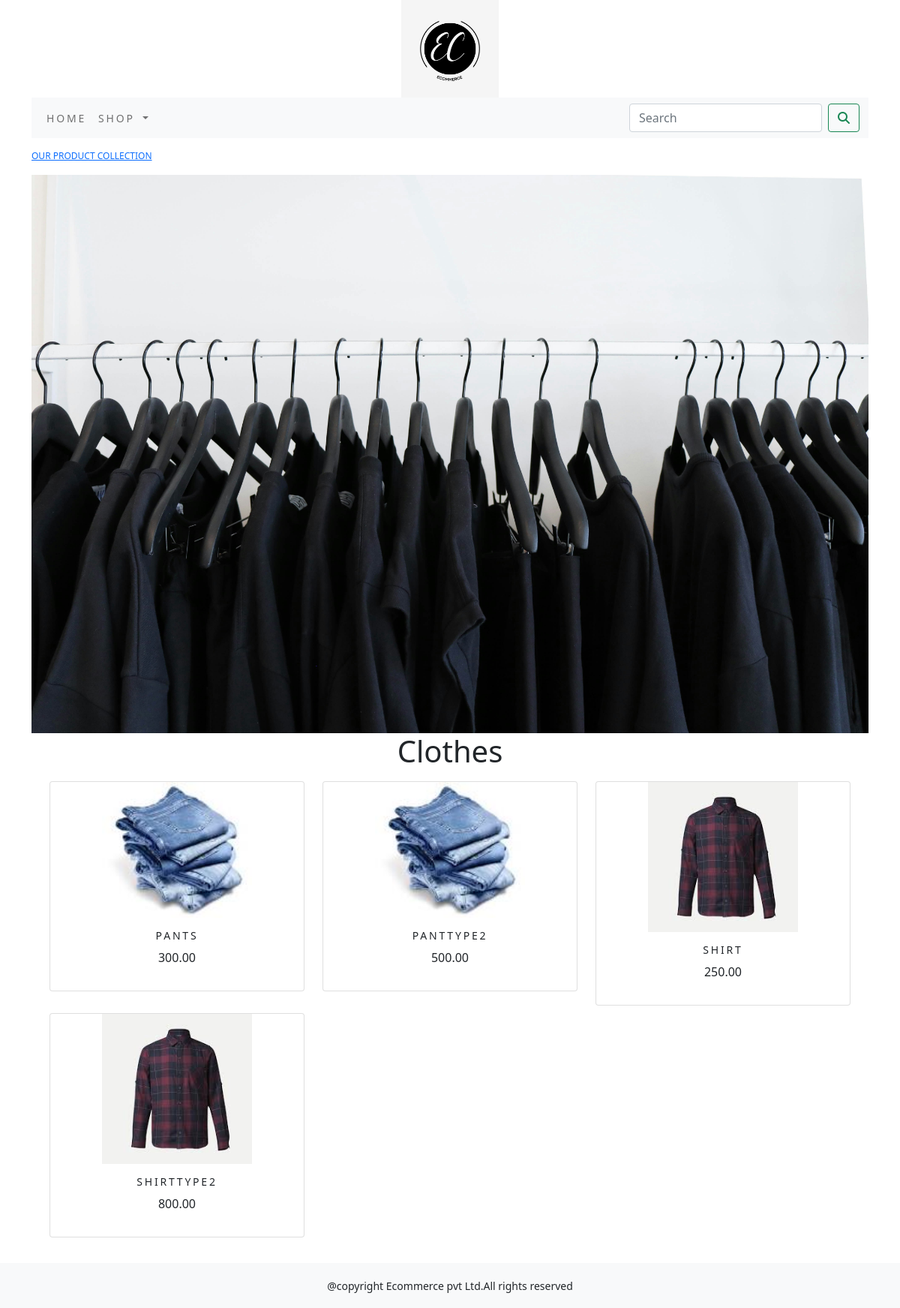
Page /ecommerceapp/cloth/ on the committed database.
### ecommerceapp/models.py (models this page shows, shortened)
class Category(models.Model):
    name = models.CharField(max_length=250, unique=True)
    slug = models.SlugField(max_length=250, unique=True)
    description = models.TextField(blank=True)
    image = models.ImageField(upload_to='category', blank=True)
    class Meta:
        ordering = ('name',)
        verbose_name = 'category'
        verbose_name_plural = 'categories'
    def get_url(self):
        return reverse('ecommerceapp:product_by_category', args=[self.slug])

class Product(models.Model):
    name = models.CharField(max_length=250, unique=True)
    slug = models.SlugField(max_length=250, unique=True)
    description = models.TextField(blank=True)
    price = models.DecimalField(max_digits=10, decimal_places=2)
    category = models.ForeignKey(Category, on_delete=models.CASCADE)
    image = models.ImageField(upload_to='product', blank=True)
    stock = models.IntegerField()
    available = models.BooleanField(default=True)
    created = models.DateTimeField(auto_now_add=True)
    updated = models.DateTimeField(auto_now=True)
    def get_url(self):
        return reverse('ecommerceapp:prodCatDetail',args=[self.category.slug,self.slug])
    class Meta:
        ordering = ('name',)
        verbose_name = 'product'
        verbose_name_plural = 'products'

### ecommerceapp/views.py (the view)
# urls.py: path('',views.allProductCat,name='allProductCat'),
def allProductCat(request,c_slug=None):
    c_page=None
    products_list=None
    if c_slug!=None:
        c_page=get_object_or_404(Category,slug=c_slug)
        products_list=Product.objects.all().filter(category=c_page,available=True)
    else:
        products_list=Product.objects.all().filter(available=True)
    paginator=Paginator(products_list,6)
    try:
        page=int(request.GET.get('page','1'))
    except:
        page=1
    try:
        products=paginator.page(page)
    except (EmptyPage,InvalidPage):
        products=paginator.page(paginator.num_pages)
    return render(request,'category.html',{'category':c_page,'products':products})

### cartapp/context_processors.py (called while the page is built)
def counter(request):
    item_count=0
    if 'admin' in request.path:
        return {}
    else:
        try:
            cart=Cart.objects.filter(cart_id=_cart_id(request))
            cart_items=CartItems.objects.all().filter(cart=cart[:1])
            for cart_item in cart_items:
                item_count+= cart_item.Quantity
        except Cart.DoesNotExist:
            item_count=0
    return dict(item_count=item_count)

### cartapp/views.py (called while the page is built)
def _cart_id(request):
    cart=request.session.session_key
    if not cart:
        cart=request.session.create()
    return cart

### ecommerceapp/context_processors.py (called while the page is built)
def menu_links(request):
    links=Category.objects.all()
    return dict(links=links)

### templates/category.html (shortened to what this page needs)
{% extends 'base.html' %}
{% load static %}
{% block content %}
{% if category %}
    <div>
        <div class="row my_row_class">
            <div class="mx-auto">
            <p><a href="{% url 'ecommerceapp:allProductCat' %}">OUR PRODUCT COLLECTION</a> </p>
                </div>
        </div>
    </div>
{% endif %}
<div class="mx-auto">
    {% if category %}
    <img class="my_img" src="{{category.image.url}}" alt="{{category.name}}">
</div>
<div>
    <h1 class="text-center my_title">{{category.name}}</h1>
</div>
{% endif %}
<div class="container">
    <div class="row mx-auto">
        {% for product in products.object_list %}
        <div class="my_bottom_margin col-9 col-md-12 col-md-4 col-lg-4">
            <div class="card text-center" style="min-width:18rem;">
                <a href="{{product.get_url}}"><img class="col-img-top my_image" src="{{product.image.url}}" alt="{{product.name}}" width="200px"></a>
                <div class="card-body">
                    <h4>{{product.name}}</h4>
                    <p>{{product.price}}</p>
                </div>
            </div>
        </div>
        {% endfor %}
    </div>
    <br>
</div>
{% endblock %}

### static/css/custom.css (style rules this page uses)
body { font-family: 'Roboto', sans-serif; }
.my_row_class { padding-top:15px; }
.my_row_class .mx-auto { color:#000; font-size:12px; }
.my_img { width:100%; height:auto; }
.my_bottom_margin { margin-bottom:10px; }
.card-body h4 { font-size:14px; text-transform:uppercase; letter-spacing:.2em; }

### rows in the picture
Category: image (picture), name "Clothes"
Product: image (picture), name "PANTS", price "300.00"
Product: image (picture), name "PANTTYPE2", price "500.00"
Product: image (picture), name "SHIRT", price "250.00"
Product: image (picture), name "SHIRTTYPE2", price "800.00"
